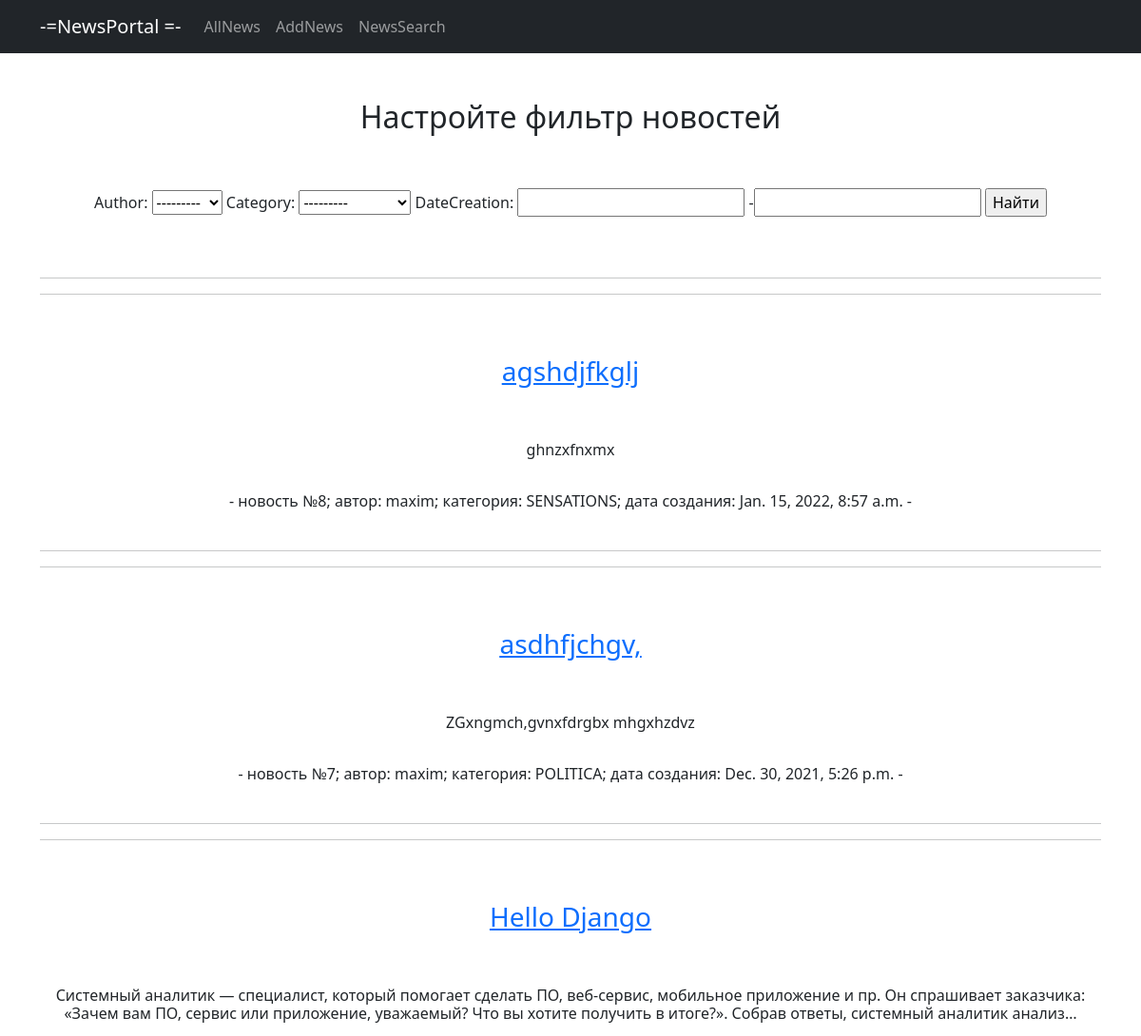
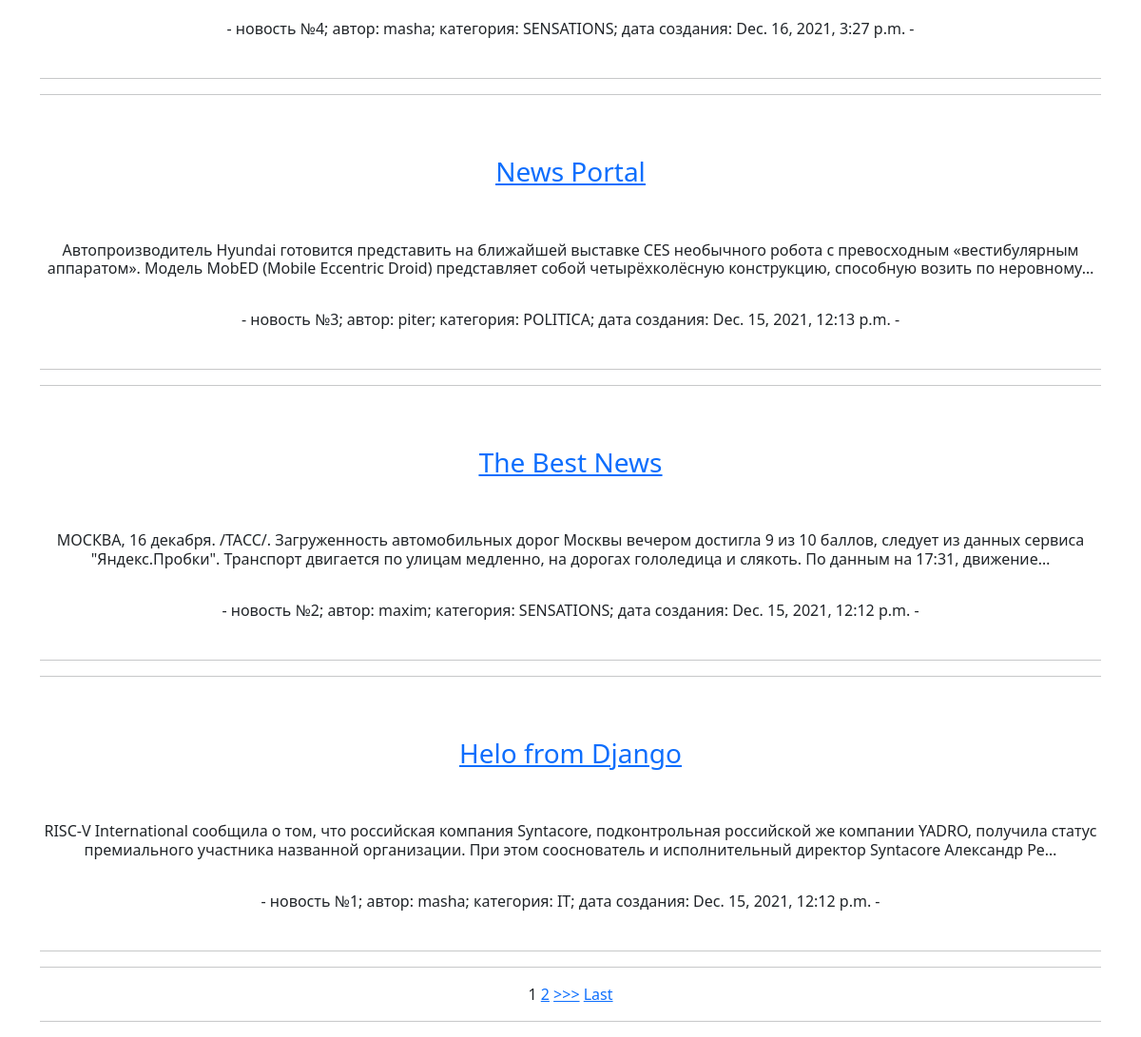
The app's page /news/search/ with its own data (2 pictures, top to bottom).
### newapp/models.py (models this page shows, shortened)
class Post(models.Model):
    author = models.ForeignKey(Author, on_delete=models.CASCADE)
    NEWS = 'NW'
    ARTICLE = 'AR'
    CATEGORY_CHOICES = (
        (NEWS, 'Новость'),
        (ARTICLE, 'Статья'),
    )
    categoryType = models.CharField(max_length=2, choices=CATEGORY_CHOICES, default=ARTICLE)
    dateCreation = models.DateTimeField(auto_now_add=True)
    category = models.ForeignKey(Category, on_delete=models.CASCADE, null = True)
    title = models.CharField(max_length=128)
    text = models.TextField()
    rating = models.SmallIntegerField(default=0)
    def __str__(self):
        return f'{self.title}'

class Author(models.Model):
    authorUser = models.OneToOneField(User, on_delete=models.CASCADE)
    ratingAuthor = models.SmallIntegerField(default=0)
    def __str__(self):
        return f'{self.authorUser}'

class Category(models.Model):
    name = models.CharField(max_length=64, unique=True)
    subscribers = models.ManyToManyField(User)
    def __str__(self):
        return f"{self.name}"

### newapp/views.py (the view)
# urls.py: path('search/', NewsSearch.as_view(), name='news_searsh'),
class NewsSearch(ListView):
    model = Post
    template_name = 'news_searsh.html'
    context_object_name = 'posts'
    ordering = ['-dateCreation']
    paginate_by = 5
    def get_context_data(self, **kwargs):
        context = super().get_context_data(**kwargs)
        context['filter'] = NewsFilter(self.request.GET, queryset=self.get_queryset())
        return context

### newapp/templates/news_searsh.html (shortened to what this page needs)
{% extends 'flatpages/default.html' %}
{% block content %}
<br>
<br>
<h2>Настройте фильтр новостей</h2>
<br>
<br>
<form method="GET">
    {{ filter.form }}
    <input type="submit" value="Найти">
</form>
<br>
<br>
<hr>
<hr>
{% for post in filter.qs %}
<br>
<br>
<h3><a href="{% url 'news_detail' post.id %}"><u>{{ post }}</u></a> </h3>
<br>
<br>
<h6>{{ post.text | truncatechars:250 }}</h6>
<br>
- новость №{{ post.pk }}; автор: {{ post.author }}; категория: {{ post.category }}; дата создания: {{ post.dateCreation }} -
<br>
<br>
<hr>
<hr>
{% endfor %}
{% if is_paginated %}
{% for num in page_obj.paginator.page_range %}
{% if page_obj.number == num %}
<a>{{ num }}</a>
{% elif num > page_obj.number|add:'-5' and num < page_obj.number|add:'5' %}
<a href="?page={{ num }}">{{ num }}</a>
{% endif %}
{% endfor %}
{% if page_obj.has_next %}
<a href="?page={{ page_obj.next_page_number }}">>>></a>
<a href="?page={{ page_obj.paginator.num_pages }}">Last</a>
{% endif %}
{% endif %}
<br>
<hr>
{% endblock content %}

### newapp/templates/flatpages/default.html (shortened to what this page needs)
<!DOCTYPE html>
<html lang="en">
    <head>
        {% load static%}
        <link href="{% static 'css/styles.css' %}" rel="stylesheet" />
    </head>
    <body>
        <nav class="navbar navbar-expand-lg navbar-dark bg-dark static-top">
           <div class="container">
               <a class="navbar-brand" href="http://127.0.0.1:8000/news/">-=NewsPortal =-</a>
               <div class="collapse navbar-collapse" id="navbarResponsive">
                   <ul class="navbar-nav ml-auto">
                       <li class="nav-item active">
                       <li class="nav-item">
                           <a class="nav-link" href="http://127.0.0.1:8000/news">AllNews</a>
                       </li>
                        <li class="nav-item">
                           <a class="nav-link" href="{% url 'news_add' %}">AddNews</a>
                       </li>
                        <li class="nav-item">
                           <a class="nav-link" href="{% url 'news_searsh' %}">NewsSearch</a>
                       </li>
                   </ul>
               </div>
           </div>
        </nav>
        <div class="container">
           <div class="row">
               <div class="col-lg-12 text-center">
                   {% block content %}
                   {% endblock content %}
               </div>
           </div>
        </div>
    </body>
</html>

### records on screen
Post: title "agshdjfkglj", text "ghnzxfnxmx", pk "8", author "maxim", category "SENSATIONS", dateCreation "Jan. 15, 2022, 8:57 a.m."
Post: title "asdhfjchgv,", text "ZGxngmch,gvnxfdrgbx mhgxhzdvz", pk "7", author "maxim", category "POLITICA", dateCreation "Dec. 30, 2021, 5:26 p.m."
Post: title "Hello Django", text "Системный аналитик — специалист, который помогает сделать ПО, веб-сервис, мобильное приложение и пр. Он спрашивает заказчика: «Зачем вам ПО, сервис или приложение, уважаемый? Что вы хотите получить в итоге?». Собрав ответы, системный аналитик анализ…", pk "4", author "masha", category "SENSATIONS", dateCreation "Dec. 16, 2021, 3:27 p.m."
Post: title "News Portal", text "Автопроизводитель Hyundai готовится представить на ближайшей выставке CES необычного робота с превосходным «вестибулярным аппаратом». Модель MobED (Mobile Eccentric Droid) представляет собой четырёхколёсную конструкцию, способную возить по неровному…", pk "3", author "piter", category "POLITICA", dateCreation "Dec. 15, 2021, 12:13 p.m."
Post: title "The Best News", text "МОСКВА, 16 декабря. /ТАСС/. Загруженность автомобильных дорог Москвы вечером достигла 9 из 10 баллов, следует из данных сервиса \"Яндекс.Пробки\". Транспорт двигается по улицам медленно, на дорогах гололедица и слякоть. По данным на 17:31, движение…", pk "2", author "maxim", category "SENSATIONS", dateCreation "Dec. 15, 2021, 12:12 p.m."
Post: title "Helo from Django", text "RISC-V International сообщила о том, что российская компания Syntacore, подконтрольная российской же компании YADRO, получила статус премиального участника названной организации. При этом сооснователь и исполнительный директор Syntacore Александр Ре…", pk "1", author "masha", category "IT", dateCreation "Dec. 15, 2021, 12:12 p.m."

### other values on screen
{{ num }} "1"
{{ num }} "2"
